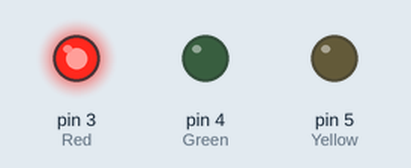
This sketch was run on a simulated Arduino Uno, built with avr-gcc and run on an emulated ATmega328P. Parts: output pins drawn as LEDs (lit = HIGH).

Above: at 0.5 s.
At 1.5 s:
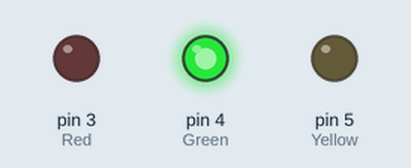
At 5.5 s:
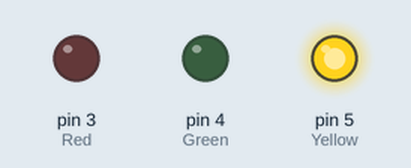
Timing chart, 0 to 6.9 s (numbered marks = the images above):
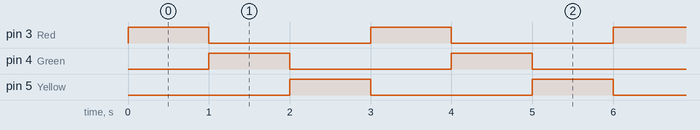

The sketch:

sketch_aug23a_ICP1.ino
```cpp
void setup() {
  // Pin Configurations
  pinMode(3, OUTPUT); //Red
  pinMode(4, OUTPUT); //Green
  pinMode(5, OUTPUT); //Yellow

}

void loop() {
  // Traffic lights

  digitalWrite(3, HIGH); //Red LED
  digitalWrite(4, LOW); //Green LED
  digitalWrite(5, LOW); //Yellow/Amber LED
  delay(1000);

  digitalWrite(3, LOW); //Red LED
  digitalWrite(4, HIGH); //Green LED
  digitalWrite(5, LOW); //Yellow/Amber LED
  delay(1000);

  digitalWrite(3, LOW); //Red LED
  digitalWrite(4, LOW); //Green LED
  digitalWrite(5, HIGH); //Yellow/Amber LED
  delay(1000);

}
```

Measured:
- by itself, pin 3 (Red), pin 4 (Green), pin 5 (Yellow): alternates HIGH for 1.0 s and LOW for 2.0 s
- by itself, everything shown: repeats every 3.0 s, in 3 steps
